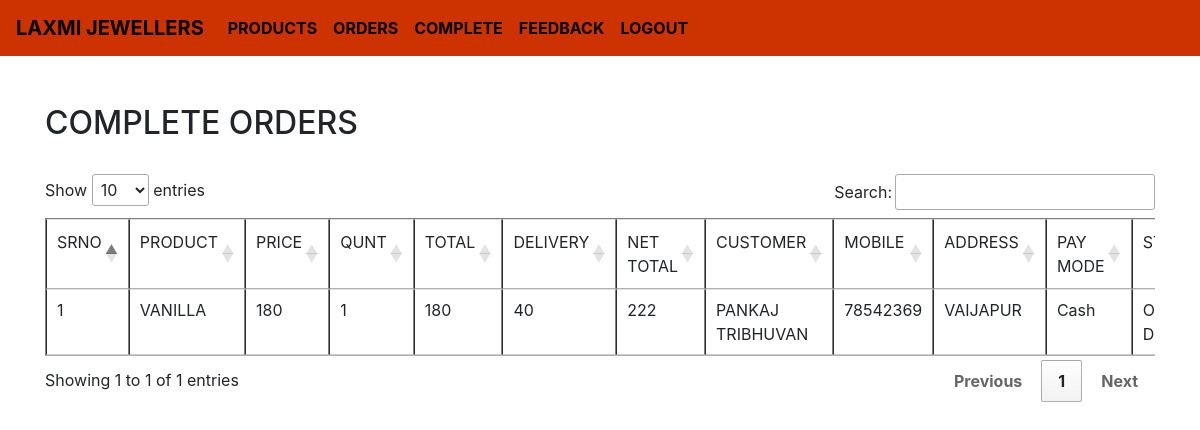
/complete.php, run on the app's committed database.
### tables this page shows
CREATE TABLE `orders` (
  `id` int(11) NOT NULL,
  `product` varchar(50) NOT NULL,
  `price` varchar(50) NOT NULL,
  `quantity` varchar(50) NOT NULL,
  `total` varchar(50) NOT NULL,
  `discount` varchar(50) NOT NULL,
  `delivery` varchar(50) NOT NULL,
  `final_total` varchar(50) NOT NULL,
  `cname` varchar(50) NOT NULL,
  `mobile` varchar(50) NOT NULL,
  `address` varchar(50) NOT NULL,
  `mode` varchar(50) NOT NULL,
  `status` int(10) NOT NULL
);

### complete.php (the view, shortened to what this page needs)
<!DOCTYPE html>
<html>
<head>
  <link rel="stylesheet" href="https://cdn.jsdelivr.net/npm/bootstrap@4.6.2/dist/css/bootstrap.min.css">
<link rel="stylesheet" type="text/css" href="https://cdn.datatables.net/1.13.4/css/jquery.dataTables.css" />
</head>
<body>
<?php include_once "admin_nav.php"; ?>
<div class="container">
<br><br>
<H2>COMPLETE ORDERS</H2>
<br>
<div class="table-responsive">
 <table border="1" cellpadding="15" width="100%" class="table table-borderd" id="tblUser">
 <thead>
   <td>SRNO</td>
   <td>PRODUCT</td>
   <td>PRICE</td>
   <td>QUNT</td>
   <TD>TOTAL</TD>
   <TD>DELIVERY</TD>
   <TD>NET TOTAL</TD>
   <TD>CUSTOMER</TD>
   <TD>MOBILE</TD>
   <TD>ADDRESS</TD>
   <TD>PAY MODE</TD>
   <TD>STATUS</TD>
  </thead>
 <?php
    $con=mysqli_connect("localhost","root","","laxmi");
    $status = 1;
    $query="select*from orders where status = ".$status." ";
    $read=mysqli_query($con,$query);
    $counter=0;
    while($row =mysqli_fetch_array($read))
    {
      $counter++;
       echo"
       <tr>
        <td>$counter</td>
   <td>$row[product]</td>
   <td>$row[price]</td>
   <td>$row[quantity]</td>
   <td>$row[total]</td>
   <td>$row[delivery]</td>
   <td>$row[final_total]</td>
   <td>$row[cname]</td>
   <td>$row[mobile]</td>
   <td>$row[address]</td>
   <td>$row[mode]</td>
   <TD>Order Done</TD>
  </tr>
    ";
    }
     ?>
 </table>
</body>
</html>

### data on the page
orders: product "VANILLA", price "180", quantity "1", total "180", delivery "40", final_total "222", cname "PANKAJ TRIBHUVAN", mobile "78542369", address "VAIJAPUR", mode "Cash"
